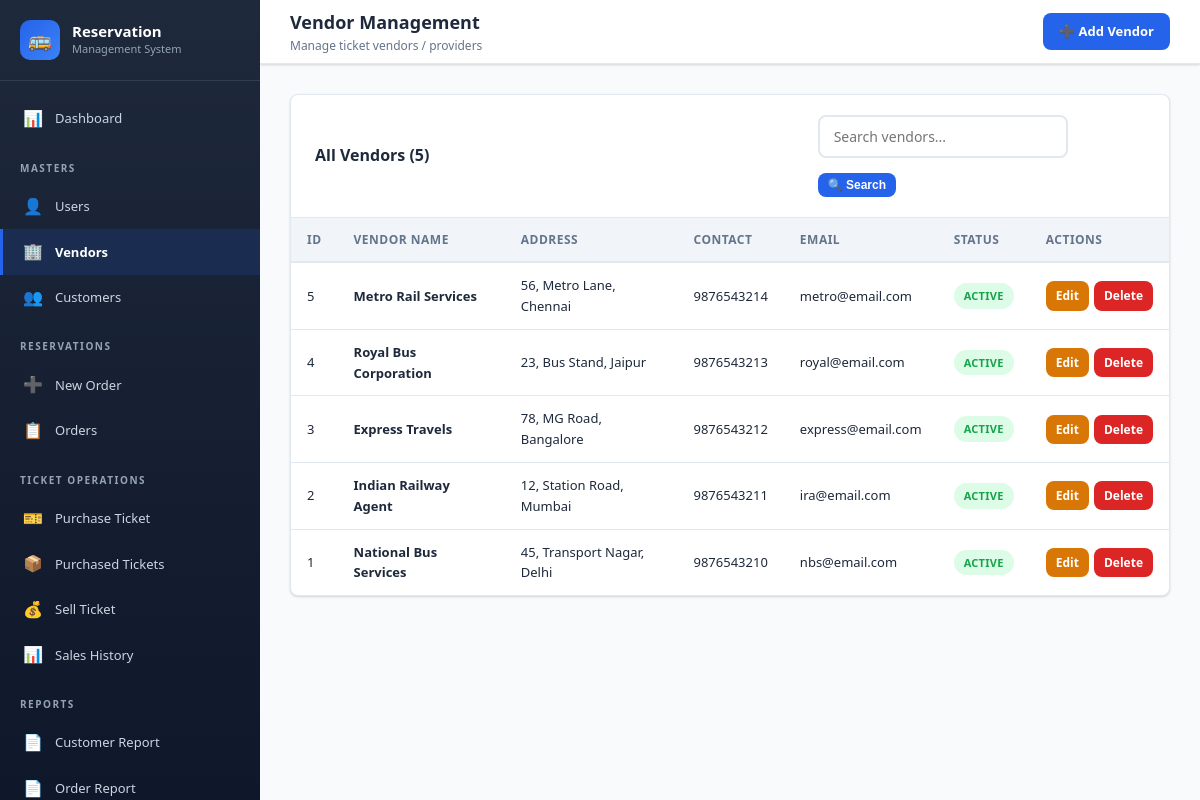
The app's page /vendors.php (signed in) with its own data.
### tables this page shows
CREATE TABLE `vendors` (
    `vendor_id` INT(11) NOT NULL AUTO_INCREMENT,
    `vendor_name` VARCHAR(150) NOT NULL,
    `address` TEXT DEFAULT NULL,
    `contact` VARCHAR(20) DEFAULT NULL,
    `email` VARCHAR(100) DEFAULT NULL,
    `status` ENUM('Active', 'Inactive') NOT NULL DEFAULT 'Active',
    `created_at` DATETIME NOT NULL DEFAULT CURRENT_TIMESTAMP,
    `updated_at` DATETIME DEFAULT NULL ON UPDATE CURRENT_TIMESTAMP,
    PRIMARY KEY (`vendor_id`)
);

### vendors.php (the view, shortened to what this page needs)
<?php
require_once 'config/database.php';
require_once 'includes/header.php';
require_once 'includes/sidebar.php';
$search = $_GET['search'] ?? '';
$where = '';
$limit = 10;
$page = isset($_GET['page']) ? max(1, (int)$_GET['page']) : 1;
$offset = ($page - 1) * $limit;
$total = $conn->query("SELECT COUNT(*) as c FROM vendors $where")->fetch_assoc()['c'];
$vendors = $conn->query("SELECT * FROM vendors $where ORDER BY vendor_id DESC LIMIT $limit OFFSET $offset");
?>
<div class="main-content">
    <div class="top-header">
        <div class="header-left">
            <h2>Vendor Management</h2>
            <p>Manage ticket vendors / providers</p>
        </div>
        <div class="header-right">
            <a href="vendor_add.php" class="btn btn-primary">➕ Add Vendor</a>
        </div>
    </div>
    <div class="page-content">
        <div class="card">
            <div class="card-header">
                <h3>All Vendors (<?php echo $total; ?>)</h3>
                <form method="GET" class="filter-bar" style="margin:0">
                    <input type="text" name="search" class="form-control" placeholder="Search vendors..."
                           value="<?php echo htmlspecialchars($search); ?>" style="max-width:250px">
                    <button type="submit" class="btn btn-primary btn-sm">🔍 Search</button>
                </form>
            </div>
            <div class="card-body" style="padding:0">
                <div class="table-responsive">
                    <table class="data-table">
                        <thead>
                            <tr>
                                <th>ID</th>
                                <th>Vendor Name</th>
                                <th>Address</th>
                                <th>Contact</th>
                                <th>Email</th>
                                <th>Status</th>
                                <th>Actions</th>
                            </tr>
                        </thead>
                        <tbody>
                            <?php if ($vendors->num_rows > 0): ?>
                                <?php while($row = $vendors->fetch_assoc()): ?>
                                <tr>
                                    <td><?php echo $row['vendor_id']; ?></td>
                                    <td><strong><?php echo htmlspecialchars($row['vendor_name']); ?></strong></td>
                                    <td><?php echo htmlspecialchars($row['address'] ?? '-'); ?></td>
                                    <td><?php echo htmlspecialchars($row['contact'] ?? '-'); ?></td>
                                    <td><?php echo htmlspecialchars($row['email'] ?? '-'); ?></td>
                                    <td><span class="badge badge-<?php echo strtolower($row['status']); ?>"><?php echo $row['status']; ?></span></td>
                                    <td>
                                        <div class="action-btns">
                                            <a href="vendor_edit.php?id=<?php echo $row['vendor_id']; ?>" class="btn btn-sm btn-warning">Edit</a>
                                            <a href="vendor_delete.php?id=<?php echo $row['vendor_id']; ?>" class="btn btn-sm btn-danger btn-delete">Delete</a>
                                        </div>
                                    </td>
                                </tr>
                                <?php endwhile; ?>
                            <?php else: ?>
                                <tr><td colspan="7" class="empty-state">No vendors found.</td></tr>
                            <?php endif; ?>
                        </tbody>
                    </table>
                </div>
            </div>
        </div>
    </div>
</div>
<?php require_once 'includes/footer.php'; ?>

### assets/css/style.css (style rules this page uses)
:root { --primary: #2563eb; --primary-dark: #1d4ed8; --primary-light: #dbeafe; --secondary: #64748b; --success: #16a34a; --success-light: #dcfce7; --danger: #dc2626; --danger-light: #fee2e2; --warning: #d97706; --warning-light: #fef3c7; --info: #0891b2; --info-light: #cffafe; --dark: #1e293b; --gray: #94a3b8; --gray-light: #f1f5f9; --white: #ffffff; --border: #e2e8f0; --shadow: 0 1px 3px rgba(0, 0, 0, 0.1), 0 1px 2px rgba(0, 0, 0, 0.06); --shadow-md: 0 4px 6px rgba(0, 0, 0, 0.07), 0 2px 4px rgba(0, 0, 0, 0.06); --shadow-lg: 0 10px 15px rgba(0, 0, 0, 0.1), 0 4px 6px rgba(0, 0, 0, 0.05); --radius: 8px; --sidebar-width: 260px; --header-height: 64px; --transition: all 0.3s ease; }
* { margin: 0; padding: 0; box-sizing: border-box; }
body { font-family: 'Segoe UI', Tahoma, Geneva, Verdana, sans-serif; background-color: #f8fafc; color: var(--dark); line-height: 1.6; font-size: 14px; }
a { text-decoration: none; color: var(--primary); }
.main-content { margin-left: var(--sidebar-width); flex: 1; min-height: 100vh; }
.top-header { height: var(--header-height); background: var(--white); border-bottom: 1px solid var(--border); display: flex; align-items: center; justify-content: space-between; padding: 0 30px; position: sticky; top: 0; z-index: 100; box-shadow: var(--shadow); }
.header-left h2 { font-size: 18px; color: var(--dark); }
.header-left p { font-size: 12px; color: var(--secondary); }
.header-right { display: flex; align-items: center; gap: 15px; }
.page-content { padding: 30px; }
.card { background: var(--white); border-radius: var(--radius); box-shadow: var(--shadow); border: 1px solid var(--border); margin-bottom: 25px; }
.card-header { padding: 20px 24px; border-bottom: 1px solid var(--border); display: flex; justify-content: space-between; align-items: center; }
.card-header h3 { font-size: 16px; color: var(--dark); }
.card-body { padding: 24px; }
.table-responsive { overflow-x: auto; }
.data-table { width: 100%; border-collapse: collapse; }
.data-table thead th { background: var(--gray-light); padding: 12px 16px; text-align: left; font-size: 12px; text-transform: uppercase; letter-spacing: 0.5px; color: var(--secondary); font-weight: 700; border-bottom: 2px solid var(--border); white-space: nowrap; }
.data-table tbody td { padding: 12px 16px; border-bottom: 1px solid var(--border); font-size: 13px; vertical-align: middle; }
.data-table tbody tr:last-child td { border-bottom: none; }
.badge { display: inline-block; padding: 4px 10px; border-radius: 20px; font-size: 11px; font-weight: 700; text-transform: uppercase; letter-spacing: 0.3px; }
.badge-active { background: var(--success-light); color: var(--success); }
.btn { display: inline-flex; align-items: center; gap: 6px; padding: 8px 16px; border-radius: var(--radius); font-size: 13px; font-weight: 600; cursor: pointer; transition: var(--transition); border: none; white-space: nowrap; }
.btn-sm { padding: 5px 10px; font-size: 12px; }
.btn-primary { background: var(--primary); color: var(--white); }
.btn-danger { background: var(--danger); color: var(--white); }
.btn-warning { background: var(--warning); color: var(--white); }
.form-control { width: 100%; padding: 10px 14px; border: 2px solid var(--border); border-radius: var(--radius); font-size: 14px; transition: var(--transition); outline: none; background: var(--white); font-family: inherit; }
.filter-bar { display: flex; gap: 15px; align-items: center; flex-wrap: wrap; margin-bottom: 20px; }
.filter-bar .form-control { max-width: 250px; }
.action-btns { display: flex; gap: 5px; }

### records on screen
vendors: vendor_id "5", vendor_name "Metro Rail Services", address "56, Metro Lane, Chennai", contact "9876543214", email "metro@email.com", status "ACTIVE"
vendors: vendor_id "4", vendor_name "Royal Bus Corporation", address "23, Bus Stand, Jaipur", contact "9876543213", email "royal@email.com", status "ACTIVE"
vendors: vendor_id "3", vendor_name "Express Travels", address "78, MG Road, Bangalore", contact "9876543212", email "express@email.com", status "ACTIVE"
vendors: vendor_id "2", vendor_name "Indian Railway Agent", address "12, Station Road, Mumbai", contact "9876543211", email "ira@email.com", status "ACTIVE"
vendors: vendor_id "1", vendor_name "National Bus Services", address "45, Transport Nagar, Delhi", contact "9876543210", email "nbs@email.com", status "ACTIVE"

### other values on screen
$total "5"
